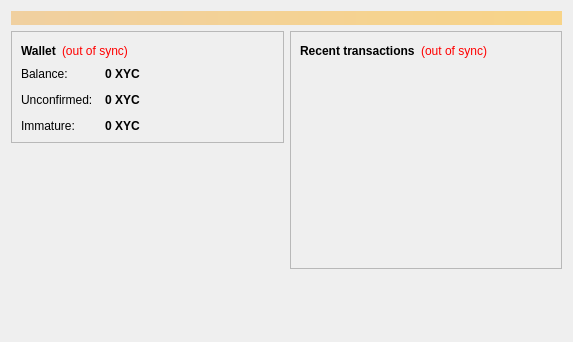
<?xml version="1.0" encoding="UTF-8"?>
<ui version="4.0">
 <class>OverviewPage</class>
 <widget class="QWidget" name="OverviewPage">
  <property name="geometry">
   <rect>
    <x>0</x>
    <y>0</y>
    <width>573</width>
    <height>342</height>
   </rect>
  </property>
  <property name="windowTitle">
   <string>Form</string>
  </property>
  <layout class="QVBoxLayout" name="topLayout">
   <item>
    <widget class="QLabel" name="labelAlerts">
     <property name="visible">
      <bool>false</bool>
     </property>
     <property name="styleSheet">
      <string notr="true">background-color: qlineargradient(x1: 0, y1: 0, x2: 1, y2: 0, stop:0 #F0D0A0, stop:1 #F8D488); color:#000000;</string>
     </property>
     <property name="wordWrap">
      <bool>true</bool>
     </property>
     <property name="margin">
      <number>3</number>
     </property>
    </widget>
   </item>
   <item>
    <layout class="QHBoxLayout" name="horizontalLayout" stretch="1,1">
     <item>
      <layout class="QVBoxLayout" name="verticalLayout_2">
       <item>
        <widget class="QFrame" name="frame">
         <property name="frameShape">
          <enum>QFrame::StyledPanel</enum>
         </property>
         <property name="frameShadow">
          <enum>QFrame::Raised</enum>
         </property>
         <layout class="QVBoxLayout" name="verticalLayout_4">
          <item>
           <layout class="QHBoxLayout" name="horizontalLayout_4">
            <item>
             <widget class="QLabel" name="label_5">
              <property name="font">
               <font>
                <weight>75</weight>
                <bold>true</bold>
               </font>
              </property>
              <property name="text">
               <string>Wallet</string>
              </property>
             </widget>
            </item>
            <item>
             <widget class="QLabel" name="labelWalletStatus">
              <property name="toolTip">
               <string>The displayed information may be out of date. Your wallet automatically synchronizes with the yotocoin network after a connection is established, but this process has not completed yet.</string>
              </property>
              <property name="styleSheet">
               <string notr="true">QLabel { color: red; }</string>
              </property>
              <property name="text">
               <string notr="true">(out of sync)</string>
              </property>
              <property name="alignment">
               <set>Qt::AlignLeading|Qt::AlignLeft|Qt::AlignVCenter</set>
              </property>
             </widget>
            </item>
            <item>
             <spacer name="horizontalSpacer_2">
              <property name="orientation">
               <enum>Qt::Horizontal</enum>
              </property>
              <property name="sizeHint" stdset="0">
               <size>
                <width>40</width>
                <height>20</height>
               </size>
              </property>
             </spacer>
            </item>
           </layout>
          </item>
          <item>
           <layout class="QFormLayout" name="formLayout_2">
            <property name="fieldGrowthPolicy">
             <enum>QFormLayout::AllNonFixedFieldsGrow</enum>
            </property>
            <property name="horizontalSpacing">
             <number>12</number>
            </property>
            <property name="verticalSpacing">
             <number>12</number>
            </property>
            <item row="0" column="0">
             <widget class="QLabel" name="label">
              <property name="text">
               <string>Balance:</string>
              </property>
             </widget>
            </item>
            <item row="0" column="1">
             <widget class="QLabel" name="labelBalance">
              <property name="font">
               <font>
                <weight>75</weight>
                <bold>true</bold>
               </font>
              </property>
              <property name="cursor">
               <cursorShape>IBeamCursor</cursorShape>
              </property>
              <property name="toolTip">
               <string>Your current balance</string>
              </property>
              <property name="text">
               <string notr="true">0 XYC</string>
              </property>
              <property name="textInteractionFlags">
               <set>Qt::LinksAccessibleByMouse|Qt::TextSelectableByKeyboard|Qt::TextSelectableByMouse</set>
              </property>
             </widget>
            </item>
            <item row="1" column="0">
             <widget class="QLabel" name="label_3">
              <property name="text">
               <string>Unconfirmed:</string>
              </property>
             </widget>
            </item>
            <item row="1" column="1">
             <widget class="QLabel" name="labelUnconfirmed">
              <property name="font">
               <font>
                <weight>75</weight>
                <bold>true</bold>
               </font>
              </property>
              <property name="cursor">
               <cursorShape>IBeamCursor</cursorShape>
              </property>
              <property name="toolTip">
               <string>Total of transactions that have yet to be confirmed, and do not yet count toward the current balance</string>
              </property>
              <property name="text">
               <string notr="true">0 XYC</string>
              </property>
              <property name="textInteractionFlags">
               <set>Qt::LinksAccessibleByMouse|Qt::TextSelectableByKeyboard|Qt::TextSelectableByMouse</set>
              </property>
             </widget>
            </item>
            <item row="2" column="0">
             <widget class="QLabel" name="labelImmatureText">
              <property name="text">
               <string>Immature:</string>
              </property>
             </widget>
            </item>
            <item row="2" column="1">
             <widget class="QLabel" name="labelImmature">
              <property name="font">
               <font>
                <weight>75</weight>
                <bold>true</bold>
               </font>
              </property>
              <property name="toolTip">
               <string>Mined balance that has not yet matured</string>
              </property>
              <property name="text">
               <string notr="true">0 XYC</string>
              </property>
              <property name="textInteractionFlags">
               <set>Qt::LinksAccessibleByMouse|Qt::TextSelectableByKeyboard|Qt::TextSelectableByMouse</set>
              </property>
             </widget>
            </item>
           </layout>
          </item>
         </layout>
        </widget>
       </item>
       <item>
        <spacer name="verticalSpacer">
         <property name="orientation">
          <enum>Qt::Vertical</enum>
         </property>
         <property name="sizeHint" stdset="0">
          <size>
           <width>20</width>
           <height>40</height>
          </size>
         </property>
        </spacer>
       </item>
        <item>
         <widget class="QLabel" name="label_wallet_bgcoin">
          <property name="text">
           <string/>
          </property>
          <property name="pixmap">
           <pixmap resource="../bitcoin.qrc">:/images/wallet_bgcoin</pixmap>
          </property>
          <property name="scaledContents">
           <bool>false</bool>
          </property>
          <property name="alignment">
           <set>Qt::AlignCenter</set>
          </property>
          <property name="margin">
           <number>-2</number>
          </property>
         </widget>
        </item>
        <item>
         <widget class="QLabel" name="label_6">
          <property name="text">
           <string/>
          </property>
         </widget>
        </item>
      </layout>
     </item>
     <item>
      <layout class="QVBoxLayout" name="verticalLayout_3">
       <item>
        <widget class="QFrame" name="frame_2">
         <property name="frameShape">
          <enum>QFrame::StyledPanel</enum>
         </property>
         <property name="frameShadow">
          <enum>QFrame::Raised</enum>
         </property>
         <layout class="QVBoxLayout" name="verticalLayout">
          <item>
           <layout class="QHBoxLayout" name="horizontalLayout_2">
            <item>
             <widget class="QLabel" name="label_4">
              <property name="text">
               <string>&lt;b&gt;Recent transactions&lt;/b&gt;</string>
              </property>
             </widget>
            </item>
            <item>
             <widget class="QLabel" name="labelTransactionsStatus">
              <property name="toolTip">
               <string>The displayed information may be out of date. Your wallet automatically synchronizes with the yotocoin network after a connection is established, but this process has not completed yet.</string>
              </property>
              <property name="styleSheet">
               <string notr="true">QLabel { color: red; }</string>
              </property>
              <property name="text">
               <string notr="true">(out of sync)</string>
              </property>
              <property name="alignment">
               <set>Qt::AlignRight|Qt::AlignTrailing|Qt::AlignVCenter</set>
              </property>
             </widget>
            </item>
            <item>
             <spacer name="horizontalSpacer">
              <property name="orientation">
               <enum>Qt::Horizontal</enum>
              </property>
              <property name="sizeHint" stdset="0">
               <size>
                <width>40</width>
                <height>20</height>
               </size>
              </property>
             </spacer>
            </item>
           </layout>
          </item>
          <item>
           <widget class="QListView" name="listTransactions">
            <property name="styleSheet">
             <string notr="true">QListView { background: transparent; }</string>
            </property>
            <property name="frameShape">
             <enum>QFrame::NoFrame</enum>
            </property>
            <property name="verticalScrollBarPolicy">
             <enum>Qt::ScrollBarAlwaysOff</enum>
            </property>
            <property name="horizontalScrollBarPolicy">
             <enum>Qt::ScrollBarAlwaysOff</enum>
            </property>
            <property name="selectionMode">
             <enum>QAbstractItemView::NoSelection</enum>
            </property>
           </widget>
          </item>
         </layout>
        </widget>
       </item>
       <item>
        <spacer name="verticalSpacer_2">
         <property name="orientation">
          <enum>Qt::Vertical</enum>
         </property>
         <property name="sizeHint" stdset="0">
          <size>
           <width>20</width>
           <height>40</height>
          </size>
         </property>
        </spacer>
       </item>
      </layout>
     </item>
    </layout>
   </item>
  </layout>
 </widget>
 <resources/>
 <connections/>
</ui>
